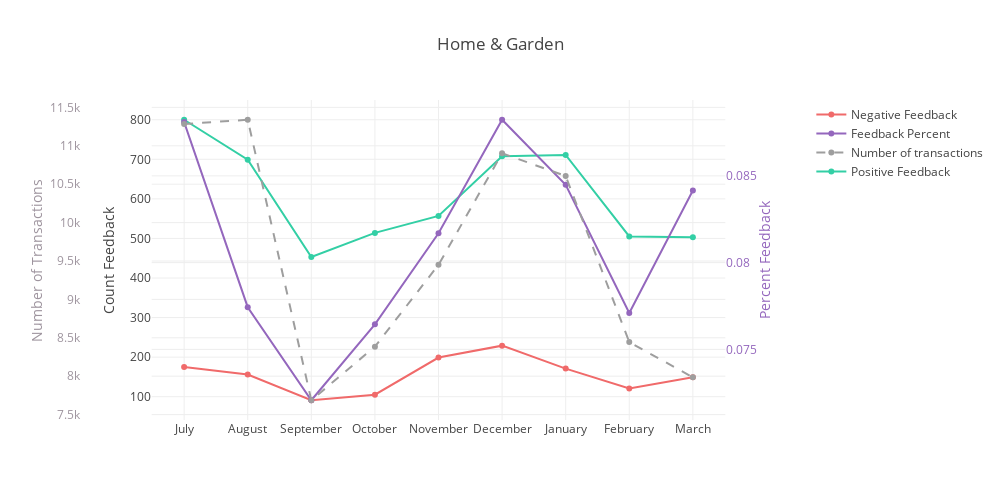

Notebook cell for this chart:
### Code cell
category_graph('Home & Garden')

### Figure 1 — Plotly figure (JSON) as saved in the notebook; plotly's stock layout.template omitted (floating-point values rounded to 4 significant figures)
{"data": [{"line": {"color": "#F06A6A"}, "name": "Negative Feedback", "type": "scatter", "uid": "81b76e68-9725-4f1c-bfad-c2adb68d8d20", "x": ["July", "August", "September", "October", "November", "December", "January", "February", "March"], "y": [175, 156, 91, 105, 199, 229, 171, 121, 149]}, {"line": {"color": "rgb(148, 103, 189)"}, "name": "Feedback Percent", "type": "scatter", "uid": "22adc4b6-fb4c-40aa-bd30-07f34b936882", "x": ["July", "August", "September", "October", "November", "December", "January", "February", "March"], "y": [0.0881, 0.07743, 0.07207, 0.07645, 0.08169, 0.08823, 0.08448, 0.0771, 0.08416], "yaxis": "y2"}, {"line": {"color": "#9E9E9E", "dash": "dash"}, "name": "Number of transactions", "type": "scatter", "uid": "e4595a79-da6e-42b5-b298-1d7d14f2e952", "x": ["July", "August", "September", "October", "November", "December", "January", "February", "March"], "y": [11283, 11339, 7687, 8385, 9450, 10903, 10606, 8444, 7985], "yaxis": "y3"}, {"line": {"color": "#33CFA5"}, "name": "Positive Feedback", "type": "scatter", "uid": "31369ed3-6f3e-4536-b141-678a14008967", "x": ["July", "August", "September", "October", "November", "December", "January", "February", "March"], "y": [800, 699, 453, 514, 557, 708, 711, 505, 503]}], "layout": {"autosize": false, "height": 500, "title": {"text": "Home & Garden"}, "width": 1000, "xaxis": {"autorange": true, "domain": [0.1, 0.9], "range": [-0.5109, 8.511], "type": "category"}, "yaxis": {"autorange": true, "range": [41.08, 849.9], "title": {"text": "Count Feedback"}, "type": "linear"}, "yaxis2": {"autorange": true, "overlaying": "y", "range": [0.07093, 0.08937], "side": "right", "tickfont": {"color": "rgb(148, 103, 189)"}, "title": {"font": {"color": "rgb(148, 103, 189)"}, "text": "Percent Feedback"}, "type": "linear"}, "yaxis3": {"anchor": "free", "autorange": true, "overlaying": "y", "position": 0, "range": [7430.0, 11600.0], "side": "left", "tickfont": {"color": "rgb(158, 148, 158)"}, "title": {"font": {"color": "rgb(158, 148, 158)"}, "text": "Number of Transactions"}, "type": "linear"}}}
